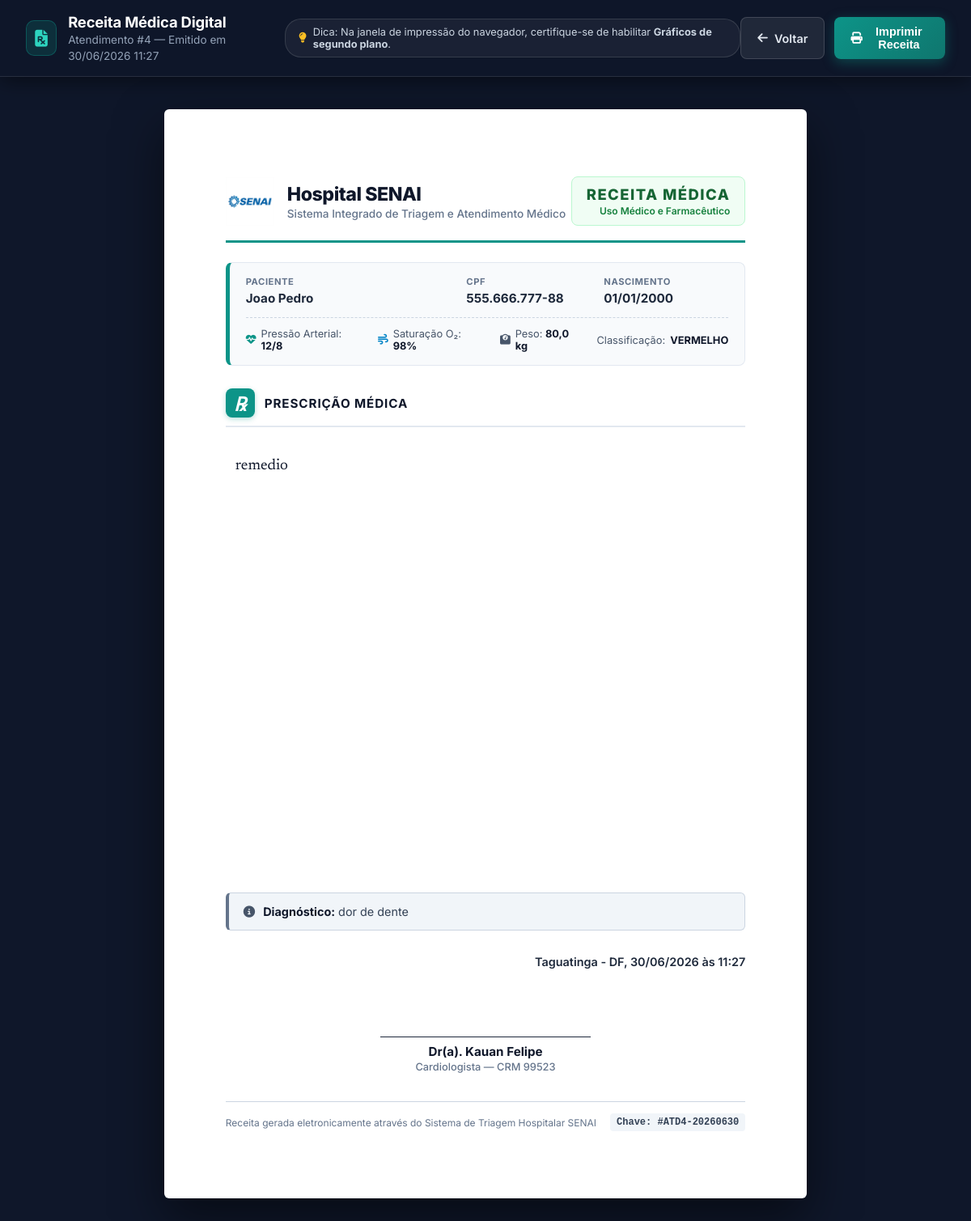
The page /atendimento/4/imprimir/ (signed in) on the database its author committed.
### triagem/models.py (models this page shows, shortened)
class Atendimento(models.Model):
    data_hora_inicio = models.DateField(auto_now=True)
    data_hora_fim = models.DateTimeField(
        null=True,
        blank=True
    )
    diagnostico = models.TextField()
    prescricao = models.TextField()
    triagem = models.OneToOneField(
        Triagem,
        on_delete=models.CASCADE
    )
    medicos = models.ManyToManyField(
        Medico
    )

class Triagem(models.Model):
    data_triagem = models.DateField(auto_now_add=True)
    peso = models.FloatField()
    altura = models.DecimalField(max_digits=4,
                                decimal_places=2)
    pressao_arterial = models.CharField(max_length=20)
    saturacao = models.IntegerField()
    sintomas = models.TextField()
    alergias = models.TextField(blank=True, default='', verbose_name='Alergias')
    utilizou_drogas = models.BooleanField(default=False, verbose_name='Utilizou álcool ou drogas?')
    doencas_deficiencias = models.TextField(blank=True, default='', verbose_name='Doenças ou Deficiências')
    observacoes = models.TextField(blank=True)
    paciente = models.ForeignKey(
        Paciente,
        on_delete=models.CASCADE
    )
    enfermeiro = models.ForeignKey(Enfermeiro,
                                   on_delete=models.PROTECT)
    classificacao_risco = models.ForeignKey(
        ClassificacaoRisco,
        on_delete=models.PROTECT
    )

### painel/models.py (models this page shows, shortened)
class ConfiguracaoHospital(models.Model):
    nome_hospital = models.CharField(max_length=100, default='Hospital SENAI', verbose_name='Nome do Hospital')
    subtitulo = models.CharField(
        max_length=200,
        default='Sistema Integrado de Triagem e Atendimento Médico',
        verbose_name='Subtítulo Institucional'
    )
    titulo_documento = models.CharField(max_length=100, default='Receita Médica', verbose_name='Título do Documento')
    subtitulo_documento = models.CharField(
        max_length=100,
        default='Uso Médico e Farmacêutico',
        verbose_name='Subtítulo do Documento'
    )
    local_emissao = models.CharField(max_length=100, default='São Paulo', verbose_name='Cidade / Estado de Emissão')
    rodape_legal = models.CharField(
        max_length=255,
        default='Receita gerada eletronicamente através do Sistema de Triagem Hospitalar SENAI',
        verbose_name='Texto do Rodapé Legal'
    )
    class Meta:
        verbose_name = 'Configuração do Hospital'
        verbose_name_plural = 'Configuração do Hospital'
    @classmethod
    def get_solo(cls):
        obj, _ = cls.objects.get_or_create(pk=1)
        return obj

### cadastro/models.py (models this page shows, shortened)
class Paciente(models.Model):
    nome = models.CharField(max_length=32)
    sobrenome = models.CharField(max_length=32)
    cpf = models.CharField(max_length=15,
                            unique=True,
                            db_index=True)
    data_nascimento = models.DateField()
    numero_telefone = models.CharField(max_length=15)
    email = models.EmailField()

class ClassificacaoRisco(models.Model):
    cor = models.CharField(max_length=20)
    prioridade = models.CharField(max_length=20)
    tempo_max_atendimento = models.IntegerField()
    descricao = models.TextField()

class Medico(models.Model):
    nome = models.CharField(max_length=32)
    sobrenome = models.CharField(max_length=50)
    cpf = models.CharField(max_length=15,
                           unique=True,
                           db_index=True)
    CRM = models.CharField(max_length=6,
                           unique=True)
    telefone = models.CharField(max_length=15)
    especialidade = models.TextField(max_length=100)
    email = models.EmailField()

### triagem/views.py (the view)
# urls.py: path('atendimento/<int:pk>/imprimir/', views.atendimento_print, name='atendimento_print'),
@login_required
def atendimento_print(request, pk):
    atendimento = get_object_or_404(
        Atendimento.objects.select_related(
            'triagem', 'triagem__paciente', 'triagem__enfermeiro',
            'triagem__classificacao_risco'
        ).prefetch_related('medicos'),
        pk=pk
    )
    config = ConfiguracaoHospital.get_solo()
    return render(request, 'triagem/receita_print.html', {'atendimento': atendimento, 'config': config})

### triagem/templates/triagem/receita_print.html (shortened to what this page needs)
{% load static %}
<!DOCTYPE html>
<html lang="pt-br">
<head>
  <link rel="stylesheet" href="https://cdnjs.cloudflare.com/ajax/libs/font-awesome/6.5.1/css/all.min.css">
</head>
<body>
  <div class="print-toolbar">
    <div class="toolbar-info">
      <div class="icon-wrapper">
        <i class="fas fa-file-prescription"></i>
      </div>
      <div>
        <h2>Receita Médica Digital</h2>
        <span>Atendimento #{{ atendimento.id }} — Emitido em {% now "d/m/Y H:i" %}</span>
      </div>
    </div>
    <div class="toolbar-tip">
      <i class="fas fa-lightbulb"></i>
      <span>Dica: Na janela de impressão do navegador, certifique-se de habilitar <strong>Gráficos de segundo plano</strong>.</span>
    </div>
    <div class="toolbar-actions">
      <a href="{% url 'atendimento_detail' atendimento.pk %}" class="btn btn-back">
        <i class="fas fa-arrow-left"></i> Voltar
      </a>
      <button type="button" class="btn btn-print" onclick="window.print()">
        <i class="fas fa-print"></i> Imprimir Receita
      </button>
    </div>
  </div>
  <div class="paper-container">
    <div class="prescription-paper">
      <div>
        <header class="medical-header">
          <div class="hospital-info">
            <img src="{% static 'img/senai_logo.png' %}" alt="Logo" class="hospital-logo">
            <div class="hospital-text">
              <h1>{{ config.nome_hospital }}</h1>
              <p>{{ config.subtitulo }}</p>
            </div>
          </div>
          <div class="prescription-badge">
            <h3>{{ config.titulo_documento }}</h3>
            <span>{{ config.subtitulo_documento }}</span>
          </div>
        </header>
        <section class="patient-card">
          <div class="patient-grid">
            <div class="patient-item">
              <span class="patient-label">Paciente</span>
              <span class="patient-value">{{ atendimento.triagem.paciente.nome }} {{ atendimento.triagem.paciente.sobrenome }}</span>
            </div>
            <div class="patient-item">
              <span class="patient-label">CPF</span>
              <span class="patient-value">{{ atendimento.triagem.paciente.cpf }}</span>
            </div>
            <div class="patient-item">
              <span class="patient-label">Nascimento</span>
              <span class="patient-value">{{ atendimento.triagem.paciente.data_nascimento|date:"d/m/Y" }}</span>
            </div>
          </div>
          <div class="vitals-bar">
            <div class="vital-item">
              <i class="fas fa-heartbeat" style="color: var(--primary);"></i>
              <span>Pressão Arterial: <strong>{{ atendimento.triagem.pressao_arterial }}</strong></span>
            </div>
            <div class="vital-item">
              <i class="fas fa-wind" style="color: #0284c7;"></i>
              <span>Saturação O₂: <strong>{{ atendimento.triagem.saturacao }}%</strong></span>
            </div>
            <div class="vital-item">
              <i class="fas fa-weight" style="color: #475569;"></i>
              <span>Peso: <strong>{{ atendimento.triagem.peso }} kg</strong></span>
            </div>
            <div class="vital-item" style="margin-left: auto;">
              <span>Classificação:</span>
              <strong style="text-transform: uppercase;">{{ atendimento.triagem.classificacao_risco.cor }}</strong>
            </div>
          </div>
        </section>
        <section class="prescription-body">
          <div class="section-title">
            <div class="rx-symbol-badge">℞</div>
            <span>Prescrição Médica</span>
          </div>
          <div class="prescription-content">
            {{ atendimento.prescricao|linebreaksbr }}
          </div>
          {% if atendimento.diagnostico %}
          <div class="diagnosis-box">
            <i class="fas fa-info-circle" style="margin-right: 6px; color: #475569;"></i>
            <strong>Diagnóstico:</strong> {{ atendimento.diagnostico }}
          </div>
          {% endif %}
        </section>
      </div>
      <footer class="prescription-footer">
        <div class="date-location">
          {{ config.local_emissao }}, {% now "d/m/Y" %} às {% now "H:i" %}
        </div>
        <div class="signatures-grid">
          {% for medico in atendimento.medicos.all %}
          <div class="signature-block">
            <div class="signature-line"></div>
            <div class="doctor-name">Dr(a). {{ medico.nome }} {{ medico.sobrenome }}</div>
            <div class="doctor-crm">{{ medico.especialidade }} — CRM {{ medico.CRM }}</div>
          </div>
          {% empty %}
          <div class="signature-block">
            <div class="signature-line"></div>
            <div class="doctor-name">Médico Responsável pelo Atendimento</div>
            <div class="doctor-crm">Assinatura e Carimbo Médico</div>
          </div>
          {% endfor %}
        </div>
        <div class="legal-footer">
          <span>{{ config.rodape_legal }}</span>
          <span class="auth-code">Chave: #ATD{{ atendimento.id }}-{% now "Ymd" %}</span>
        </div>
      </footer>
    </div>
  </div>
</body>
</html>

### rows shown on the page
Atendimento: id "4", triagem.paciente.nome "Joao", triagem.paciente.sobrenome "Pedro", triagem.paciente.cpf "555.666.777-88", triagem.paciente.data_nascimento "01/01/2000", triagem.pressao_arterial "12/8", triagem.saturacao "98", triagem.peso "80,0", triagem.classificacao_risco.cor "VERMELHO", prescricao "remedio", diagnostico "dor de dente"
ConfiguracaoHospital: nome_hospital "Hospital SENAI", subtitulo "Sistema Integrado de Triagem e Atendimento Médico", titulo_documento "RECEITA MÉDICA", subtitulo_documento "Uso Médico e Farmacêutico", local_emissao "Taguatinga - DF", rodape_legal "Receita gerada eletronicamente através do Sistema de Triagem Hospitalar SENAI"
Medico: nome "Kauan", sobrenome "Felipe", especialidade "Cardiologista", CRM "99523"
